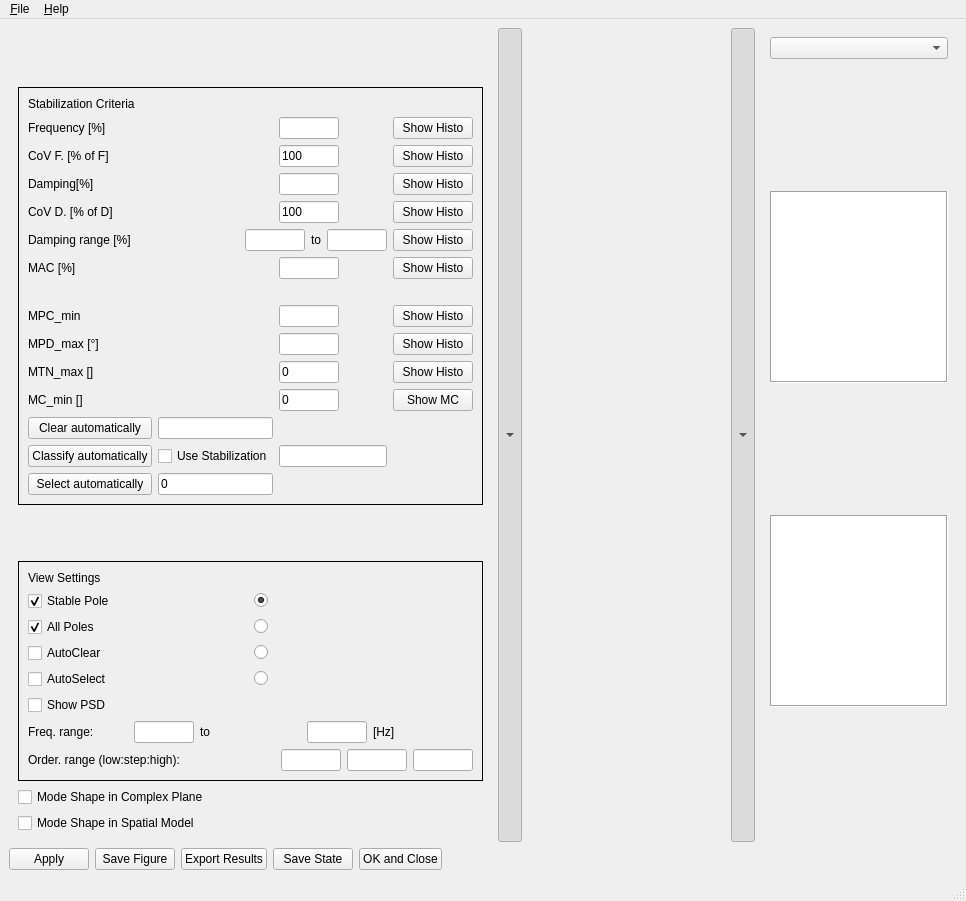
<?xml version="1.0" encoding="UTF-8"?>
<ui version="4.0">
 <class>StabilGUI</class>
 <widget class="QMainWindow" name="StabilGUI">
  <property name="geometry">
   <rect>
    <x>0</x>
    <y>0</y>
    <width>966</width>
    <height>901</height>
   </rect>
  </property>
  <widget class="QWidget" name="central_widget">
   <layout class="QVBoxLayout" name="central_vbox">
    <item>
     <layout class="QHBoxLayout" name="main_layout" stretch="0,0,1,0,1">
      <item>
       <widget class="QWidget" name="left_pane_widget">
        <layout class="QVBoxLayout" name="left_pane_layout">
        <item>
         <spacer name="left_pane_spacer_1">
          <property name="orientation">
           <enum>Qt::Orientation::Vertical</enum>
          </property>
          <property name="sizeType">
           <enum>QSizePolicy::Policy::Expanding</enum>
          </property>
          <property name="sizeHint" stdset="0">
           <size>
            <width>20</width>
            <height>10</height>
           </size>
          </property>
         </spacer>
        </item>
        <item>
         <widget class="QFrame" name="stab_val_frame">
          <property name="frameShape">
           <enum>QFrame::Shape::Panel</enum>
          </property>
          <layout class="QGridLayout" name="stab_val_layout" columnstretch="0,0,1,0,0">
           <item row="1" column="1" colspan="3">
            <widget class="QLabel" name="stab_criteria_title_label">
             <property name="text">
              <string>Stabilization Criteria</string>
             </property>
            </widget>
           </item>
           <item row="2" column="1">
            <widget class="QLabel" name="freq_label">
             <property name="text">
              <string>Frequency [%]</string>
             </property>
            </widget>
           </item>
           <item row="2" column="3">
            <widget class="QLineEdit" name="df_edit">
             <property name="minimumSize">
              <size>
               <width>60</width>
               <height>0</height>
              </size>
             </property>
             <property name="maximumSize">
              <size>
               <width>60</width>
               <height>16777215</height>
              </size>
             </property>
             <property name="maxLength">
              <number>8</number>
             </property>
            </widget>
           </item>
           <item row="2" column="4">
            <widget class="QPushButton" name="df_histo_button">
             <property name="text">
              <string>Show Histo</string>
             </property>
            </widget>
           </item>
           <item row="3" column="1">
            <widget class="QLabel" name="cov_freq_label">
             <property name="text">
              <string>CoV F. [% of F]</string>
             </property>
            </widget>
           </item>
           <item row="3" column="3">
            <widget class="QLineEdit" name="stdf_edit">
             <property name="minimumSize">
              <size>
               <width>60</width>
               <height>0</height>
              </size>
             </property>
             <property name="maximumSize">
              <size>
               <width>60</width>
               <height>16777215</height>
              </size>
             </property>
             <property name="text">
              <string>100</string>
             </property>
             <property name="maxLength">
              <number>8</number>
             </property>
            </widget>
           </item>
           <item row="3" column="4">
            <widget class="QPushButton" name="stdf_histo_button">
             <property name="text">
              <string>Show Histo</string>
             </property>
            </widget>
           </item>
           <item row="4" column="1">
            <widget class="QLabel" name="damping_label">
             <property name="text">
              <string>Damping[%]</string>
             </property>
            </widget>
           </item>
           <item row="4" column="3">
            <widget class="QLineEdit" name="dd_edit">
             <property name="minimumSize">
              <size>
               <width>60</width>
               <height>0</height>
              </size>
             </property>
             <property name="maximumSize">
              <size>
               <width>60</width>
               <height>16777215</height>
              </size>
             </property>
             <property name="maxLength">
              <number>8</number>
             </property>
            </widget>
           </item>
           <item row="4" column="4">
            <widget class="QPushButton" name="dd_histo_button">
             <property name="text">
              <string>Show Histo</string>
             </property>
            </widget>
           </item>
           <item row="5" column="1">
            <widget class="QLabel" name="cov_damping_label">
             <property name="text">
              <string>CoV D. [% of D]</string>
             </property>
            </widget>
           </item>
           <item row="5" column="3">
            <widget class="QLineEdit" name="stdd_edit">
             <property name="minimumSize">
              <size>
               <width>60</width>
               <height>0</height>
              </size>
             </property>
             <property name="maximumSize">
              <size>
               <width>60</width>
               <height>16777215</height>
              </size>
             </property>
             <property name="text">
              <string>100</string>
             </property>
             <property name="maxLength">
              <number>8</number>
             </property>
            </widget>
           </item>
           <item row="5" column="4">
            <widget class="QPushButton" name="stdd_histo_button">
             <property name="text">
              <string>Show Histo</string>
             </property>
            </widget>
           </item>
           <item row="6" column="1">
            <widget class="QLabel" name="damping_range_label">
             <property name="text">
              <string>Damping range [%]</string>
             </property>
            </widget>
           </item>
           <item row="6" column="2" colspan="2">
            <layout class="QHBoxLayout" name="damping_range_hbox">
             <item>
              <spacer name="damping_range_hbox_spacer">
               <property name="orientation">
                <enum>Qt::Orientation::Horizontal</enum>
               </property>
               <property name="sizeHint" stdset="0">
                <size>
                 <width>40</width>
                 <height>20</height>
                </size>
               </property>
              </spacer>
             </item>
             <item>
              <widget class="QLineEdit" name="d_min_edit">
               <property name="minimumSize">
                <size>
                 <width>60</width>
                 <height>0</height>
                </size>
               </property>
               <property name="maximumSize">
                <size>
                 <width>60</width>
                 <height>16777215</height>
                </size>
               </property>
               <property name="maxLength">
                <number>8</number>
               </property>
              </widget>
             </item>
             <item>
              <widget class="QLabel" name="damping_range_to_label">
               <property name="text">
                <string>to</string>
               </property>
              </widget>
             </item>
             <item>
              <widget class="QLineEdit" name="d_max_edit">
               <property name="minimumSize">
                <size>
                 <width>60</width>
                 <height>0</height>
                </size>
               </property>
               <property name="maximumSize">
                <size>
                 <width>60</width>
                 <height>16777215</height>
                </size>
               </property>
               <property name="maxLength">
                <number>8</number>
               </property>
              </widget>
             </item>
            </layout>
           </item>
           <item row="6" column="4">
            <widget class="QPushButton" name="dr_histo_button">
             <property name="text">
              <string>Show Histo</string>
             </property>
            </widget>
           </item>
           <item row="7" column="1">
            <widget class="QLabel" name="mac_label">
             <property name="text">
              <string>MAC [%]</string>
             </property>
            </widget>
           </item>
           <item row="7" column="3">
            <widget class="QLineEdit" name="mac_edit">
             <property name="minimumSize">
              <size>
               <width>60</width>
               <height>0</height>
              </size>
             </property>
             <property name="maximumSize">
              <size>
               <width>60</width>
               <height>16777215</height>
              </size>
             </property>
             <property name="maxLength">
              <number>8</number>
             </property>
            </widget>
           </item>
           <item row="7" column="4">
            <widget class="QPushButton" name="mac_histo_button">
             <property name="text">
              <string>Show Histo</string>
             </property>
            </widget>
           </item>
           <item row="8" column="1">
            <spacer name="stab_val_layout_row_spacer">
             <property name="orientation">
              <enum>Qt::Orientation::Vertical</enum>
             </property>
             <property name="sizeType">
              <enum>QSizePolicy::Policy::Expanding</enum>
             </property>
             <property name="sizeHint" stdset="0">
              <size>
               <width>20</width>
               <height>20</height>
              </size>
             </property>
            </spacer>
           </item>
           <item row="9" column="1">
            <widget class="QLabel" name="mpc_label">
             <property name="text">
              <string>MPC_min </string>
             </property>
            </widget>
           </item>
           <item row="9" column="3">
            <widget class="QLineEdit" name="mpc_edit">
             <property name="minimumSize">
              <size>
               <width>60</width>
               <height>0</height>
              </size>
             </property>
             <property name="maximumSize">
              <size>
               <width>60</width>
               <height>16777215</height>
              </size>
             </property>
             <property name="maxLength">
              <number>8</number>
             </property>
            </widget>
           </item>
           <item row="9" column="4">
            <widget class="QPushButton" name="mpc_histo_button">
             <property name="text">
              <string>Show Histo</string>
             </property>
            </widget>
           </item>
           <item row="10" column="1">
            <widget class="QLabel" name="mpd_label">
             <property name="text">
              <string>MPD_max [°]</string>
             </property>
            </widget>
           </item>
           <item row="10" column="3">
            <widget class="QLineEdit" name="mpd_edit">
             <property name="minimumSize">
              <size>
               <width>60</width>
               <height>0</height>
              </size>
             </property>
             <property name="maximumSize">
              <size>
               <width>60</width>
               <height>16777215</height>
              </size>
             </property>
             <property name="maxLength">
              <number>8</number>
             </property>
            </widget>
           </item>
           <item row="10" column="4">
            <widget class="QPushButton" name="mpd_histo_button">
             <property name="text">
              <string>Show Histo</string>
             </property>
            </widget>
           </item>
           <item row="11" column="1">
            <widget class="QLabel" name="mtn_label">
             <property name="text">
              <string>MTN_max []</string>
             </property>
            </widget>
           </item>
           <item row="11" column="3">
            <widget class="QLineEdit" name="mtn_edit">
             <property name="minimumSize">
              <size>
               <width>60</width>
               <height>0</height>
              </size>
             </property>
             <property name="maximumSize">
              <size>
               <width>60</width>
               <height>16777215</height>
              </size>
             </property>
             <property name="text">
              <string>0</string>
             </property>
             <property name="maxLength">
              <number>8</number>
             </property>
            </widget>
           </item>
           <item row="11" column="4">
            <widget class="QPushButton" name="mtn_histo_button">
             <property name="text">
              <string>Show Histo</string>
             </property>
            </widget>
           </item>
           <item row="12" column="1">
            <widget class="QLabel" name="mc_label">
             <property name="text">
              <string>MC_min []</string>
             </property>
            </widget>
           </item>
           <item row="12" column="3">
            <widget class="QLineEdit" name="MC_edit">
             <property name="minimumSize">
              <size>
               <width>60</width>
               <height>0</height>
              </size>
             </property>
             <property name="maximumSize">
              <size>
               <width>60</width>
               <height>16777215</height>
              </size>
             </property>
             <property name="text">
              <string>0</string>
             </property>
             <property name="maxLength">
              <number>8</number>
             </property>
            </widget>
           </item>
           <item row="12" column="4">
            <widget class="QPushButton" name="show_mc_button">
             <property name="text">
              <string>Show MC</string>
             </property>
             <property name="checkable">
              <bool>true</bool>
             </property>
            </widget>
           </item>
           <item row="13" column="1">
            <widget class="QPushButton" name="clear_auto_button">
             <property name="text">
              <string>Clear automatically</string>
             </property>
            </widget>
           </item>
           <item row="13" column="2">
            <widget class="QLineEdit" name="num_iter_edit"/>
           </item>
           <item row="14" column="1">
            <widget class="QPushButton" name="classify_auto_button">
             <property name="text">
              <string>Classify automatically</string>
             </property>
            </widget>
           </item>
           <item row="14" column="2">
            <widget class="QCheckBox" name="use_stabil_checkbox">
             <property name="text">
              <string>Use Stabilization</string>
             </property>
            </widget>
           </item>
           <item row="14" column="3">
            <widget class="QLineEdit" name="threshold_edit"/>
           </item>
           <item row="15" column="1">
            <widget class="QPushButton" name="select_auto_button">
             <property name="text">
              <string>Select automatically</string>
             </property>
            </widget>
           </item>
           <item row="15" column="2">
            <widget class="QLineEdit" name="num_modes_edit">
             <property name="text">
              <string>0</string>
             </property>
            </widget>
           </item>
          </layout>
         </widget>
        </item>
        <item>
         <spacer name="left_pane_spacer_2">
          <property name="orientation">
           <enum>Qt::Orientation::Vertical</enum>
          </property>
          <property name="sizeType">
           <enum>QSizePolicy::Policy::Expanding</enum>
          </property>
          <property name="sizeHint" stdset="0">
           <size>
            <width>20</width>
            <height>20</height>
           </size>
          </property>
         </spacer>
        </item>
        <item>
         <widget class="QFrame" name="diag_val_frame">
          <property name="frameShape">
           <enum>QFrame::Shape::Panel</enum>
          </property>
          <layout class="QGridLayout" name="diag_val_layout">
           <item row="1" column="1" colspan="2">
            <widget class="QLabel" name="view_settings_title_label">
             <property name="text">
              <string>View Settings</string>
             </property>
            </widget>
           </item>
           <item row="2" column="1">
            <widget class="QCheckBox" name="stable_pole_checkbox">
             <property name="text">
              <string>Stable Pole</string>
             </property>
             <property name="checked">
              <bool>true</bool>
             </property>
            </widget>
           </item>
           <item row="2" column="2">
            <widget class="QRadioButton" name="snap_stable_radio">
             <property name="checked">
              <bool>true</bool>
             </property>
            </widget>
           </item>
           <item row="3" column="1">
            <widget class="QCheckBox" name="all_poles_checkbox">
             <property name="text">
              <string>All Poles</string>
             </property>
             <property name="checked">
              <bool>true</bool>
             </property>
            </widget>
           </item>
           <item row="3" column="2">
            <widget class="QRadioButton" name="snap_all_radio"/>
           </item>
           <item row="4" column="1">
            <widget class="QCheckBox" name="autoclear_checkbox">
             <property name="text">
              <string>AutoClear</string>
             </property>
            </widget>
           </item>
           <item row="4" column="2">
            <widget class="QRadioButton" name="snap_clear_radio"/>
           </item>
           <item row="5" column="1">
            <widget class="QCheckBox" name="autoselect_checkbox">
             <property name="text">
              <string>AutoSelect</string>
             </property>
            </widget>
           </item>
           <item row="5" column="2">
            <widget class="QRadioButton" name="snap_select_radio"/>
           </item>
           <item row="6" column="1" colspan="2">
            <widget class="QCheckBox" name="show_psd_checkbox">
             <property name="text">
              <string>Show PSD</string>
             </property>
            </widget>
           </item>
           <item row="7" column="1" colspan="2">
            <layout class="QHBoxLayout" name="freq_range_hbox">
             <item>
              <widget class="QLabel" name="freq_range_label">
               <property name="text">
                <string>Freq. range:</string>
               </property>
              </widget>
             </item>
             <item>
              <widget class="QLineEdit" name="freq_low_edit">
               <property name="minimumSize">
                <size>
                 <width>60</width>
                 <height>0</height>
                </size>
               </property>
               <property name="maximumSize">
                <size>
                 <width>60</width>
                 <height>16777215</height>
                </size>
               </property>
              </widget>
             </item>
             <item>
              <widget class="QLabel" name="freq_range_to_label">
               <property name="text">
                <string>to</string>
               </property>
              </widget>
             </item>
             <item>
              <widget class="QLineEdit" name="freq_high_edit">
               <property name="minimumSize">
                <size>
                 <width>60</width>
                 <height>0</height>
                </size>
               </property>
               <property name="maximumSize">
                <size>
                 <width>60</width>
                 <height>16777215</height>
                </size>
               </property>
              </widget>
             </item>
             <item>
              <widget class="QLabel" name="freq_range_unit_label">
               <property name="text">
                <string>[Hz]</string>
               </property>
              </widget>
             </item>
            </layout>
           </item>
           <item row="8" column="1" colspan="2">
            <layout class="QHBoxLayout" name="order_range_hbox">
             <item>
              <widget class="QLabel" name="order_range_label">
               <property name="text">
                <string>Order. range (low:step:high):</string>
               </property>
              </widget>
             </item>
             <item>
              <widget class="QLineEdit" name="n_low_edit">
               <property name="minimumSize">
                <size>
                 <width>60</width>
                 <height>0</height>
                </size>
               </property>
               <property name="maximumSize">
                <size>
                 <width>60</width>
                 <height>16777215</height>
                </size>
               </property>
              </widget>
             </item>
             <item>
              <widget class="QLineEdit" name="n_step_edit">
               <property name="minimumSize">
                <size>
                 <width>60</width>
                 <height>0</height>
                </size>
               </property>
               <property name="maximumSize">
                <size>
                 <width>60</width>
                 <height>16777215</height>
                </size>
               </property>
              </widget>
             </item>
             <item>
              <widget class="QLineEdit" name="n_high_edit">
               <property name="minimumSize">
                <size>
                 <width>60</width>
                 <height>0</height>
                </size>
               </property>
               <property name="maximumSize">
                <size>
                 <width>60</width>
                 <height>16777215</height>
                </size>
               </property>
              </widget>
             </item>
            </layout>
           </item>
          </layout>
         </widget>
        </item>
        <item>
         <widget class="QCheckBox" name="plot_selector_c_checkbox">
          <property name="text">
           <string>Mode Shape in Complex Plane</string>
          </property>
         </widget>
        </item>
        <item>
         <widget class="QCheckBox" name="plot_selector_msh_checkbox">
          <property name="text">
           <string>Mode Shape in Spatial Model</string>
          </property>
         </widget>
        </item>
        </layout>
       </widget>
      </item>
      <item>
       <widget class="QToolButton" name="left_toggle_btn">
        <property name="sizePolicy">
         <sizepolicy hsizetype="Fixed" vsizetype="Expanding">
          <horstretch>0</horstretch>
          <verstretch>0</verstretch>
         </sizepolicy>
        </property>
        <property name="checkable">
         <bool>true</bool>
        </property>
        <property name="checked">
         <bool>true</bool>
        </property>
        <property name="arrowType">
         <enum>Qt::ArrowType::DownArrow</enum>
        </property>
       </widget>
      </item>
      <item>
       <widget class="MyMplCanvas" name="canvas" native="true"/>
      </item>
      <item>
       <widget class="QToolButton" name="right_toggle_btn">
        <property name="sizePolicy">
         <sizepolicy hsizetype="Fixed" vsizetype="Expanding">
          <horstretch>0</horstretch>
          <verstretch>0</verstretch>
         </sizepolicy>
        </property>
        <property name="checkable">
         <bool>true</bool>
        </property>
        <property name="checked">
         <bool>true</bool>
        </property>
        <property name="arrowType">
         <enum>Qt::ArrowType::DownArrow</enum>
        </property>
       </widget>
      </item>
      <item>
       <widget class="QWidget" name="right_pane_widget">
        <layout class="QVBoxLayout" name="right_pane_layout">
        <item>
         <widget class="QComboBox" name="mode_selector"/>
        </item>
        <item>
         <spacer name="left_pane_spacer_3">
          <property name="orientation">
           <enum>Qt::Orientation::Vertical</enum>
          </property>
          <property name="sizeType">
           <enum>QSizePolicy::Policy::Expanding</enum>
          </property>
          <property name="sizeHint" stdset="0">
           <size>
            <width>20</width>
            <height>30</height>
           </size>
          </property>
         </spacer>
        </item>
        <item>
         <widget class="QTextEdit" name="mode_val_view_text">
          <property name="frameShape">
           <enum>QFrame::Shape::Box</enum>
          </property>
         </widget>
        </item>
        <item>
         <spacer name="left_pane_spacer_5">
          <property name="orientation">
           <enum>Qt::Orientation::Vertical</enum>
          </property>
          <property name="sizeType">
           <enum>QSizePolicy::Policy::Expanding</enum>
          </property>
          <property name="sizeHint" stdset="0">
           <size>
            <width>20</width>
            <height>10</height>
           </size>
          </property>
         </spacer>
        </item>
        <item>
         <widget class="QTextEdit" name="current_value_view_text">
          <property name="frameShape">
           <enum>QFrame::Shape::Box</enum>
          </property>
         </widget>
        </item>
        <item>
         <spacer name="left_pane_spacer_4">
          <property name="orientation">
           <enum>Qt::Orientation::Vertical</enum>
          </property>
          <property name="sizeType">
           <enum>QSizePolicy::Policy::Expanding</enum>
          </property>
          <property name="sizeHint" stdset="0">
           <size>
            <width>20</width>
            <height>20</height>
           </size>
          </property>
         </spacer>
        </item>
        </layout>
       </widget>
      </item>
     </layout>
    </item>
    <item>
     <layout class="QHBoxLayout" name="buttons_layout">
      <item>
       <widget class="QPushButton" name="apply_button">
        <property name="text">
         <string>Apply</string>
        </property>
       </widget>
      </item>
      <item>
       <widget class="QPushButton" name="save_figure_button">
        <property name="text">
         <string>Save Figure</string>
        </property>
       </widget>
      </item>
      <item>
       <widget class="QPushButton" name="export_results_button">
        <property name="text">
         <string>Export Results</string>
        </property>
       </widget>
      </item>
      <item>
       <widget class="QPushButton" name="save_state_button">
        <property name="text">
         <string>Save State</string>
        </property>
       </widget>
      </item>
      <item>
       <widget class="QPushButton" name="ok_close_button">
        <property name="text">
         <string>OK and Close</string>
        </property>
       </widget>
      </item>
      <item>
       <spacer name="buttons_layout_spacer">
        <property name="orientation">
         <enum>Qt::Orientation::Horizontal</enum>
        </property>
        <property name="sizeHint" stdset="0">
         <size>
          <width>40</width>
          <height>20</height>
         </size>
        </property>
       </spacer>
      </item>
     </layout>
    </item>
   </layout>
  </widget>
  <widget class="QMenuBar" name="menubar">
   <property name="geometry">
    <rect>
     <x>0</x>
     <y>0</y>
     <width>966</width>
     <height>22</height>
    </rect>
   </property>
   <widget class="QMenu" name="menu_file">
    <property name="title">
     <string>&amp;File</string>
    </property>
    <addaction name="action_save_plot"/>
    <addaction name="separator"/>
    <addaction name="action_quit"/>
   </widget>
   <widget class="QMenu" name="menu_help">
    <property name="title">
     <string>&amp;Help</string>
    </property>
   </widget>
   <addaction name="menu_file"/>
   <addaction name="menu_help"/>
  </widget>
  <widget class="QStatusBar" name="statusbar"/>
  <action name="action_save_plot">
   <property name="text">
    <string>&amp;Save plot</string>
   </property>
   <property name="toolTip">
    <string>Save the plot</string>
   </property>
   <property name="statusTip">
    <string>Save the plot</string>
   </property>
   <property name="shortcut">
    <string>Ctrl+S</string>
   </property>
  </action>
  <action name="action_quit">
   <property name="text">
    <string>&amp;Quit</string>
   </property>
   <property name="toolTip">
    <string>Close the application</string>
   </property>
   <property name="statusTip">
    <string>Close the application</string>
   </property>
   <property name="shortcut">
    <string>Ctrl+Q</string>
   </property>
  </action>
 </widget>
 <customwidgets>
  <customwidget>
   <class>MyMplCanvas</class>
   <extends>QWidget</extends>
   <header>pyOMA.GUI.HelpersGUI</header>
  </customwidget>
 </customwidgets>
 <resources/>
 <connections/>
</ui>
